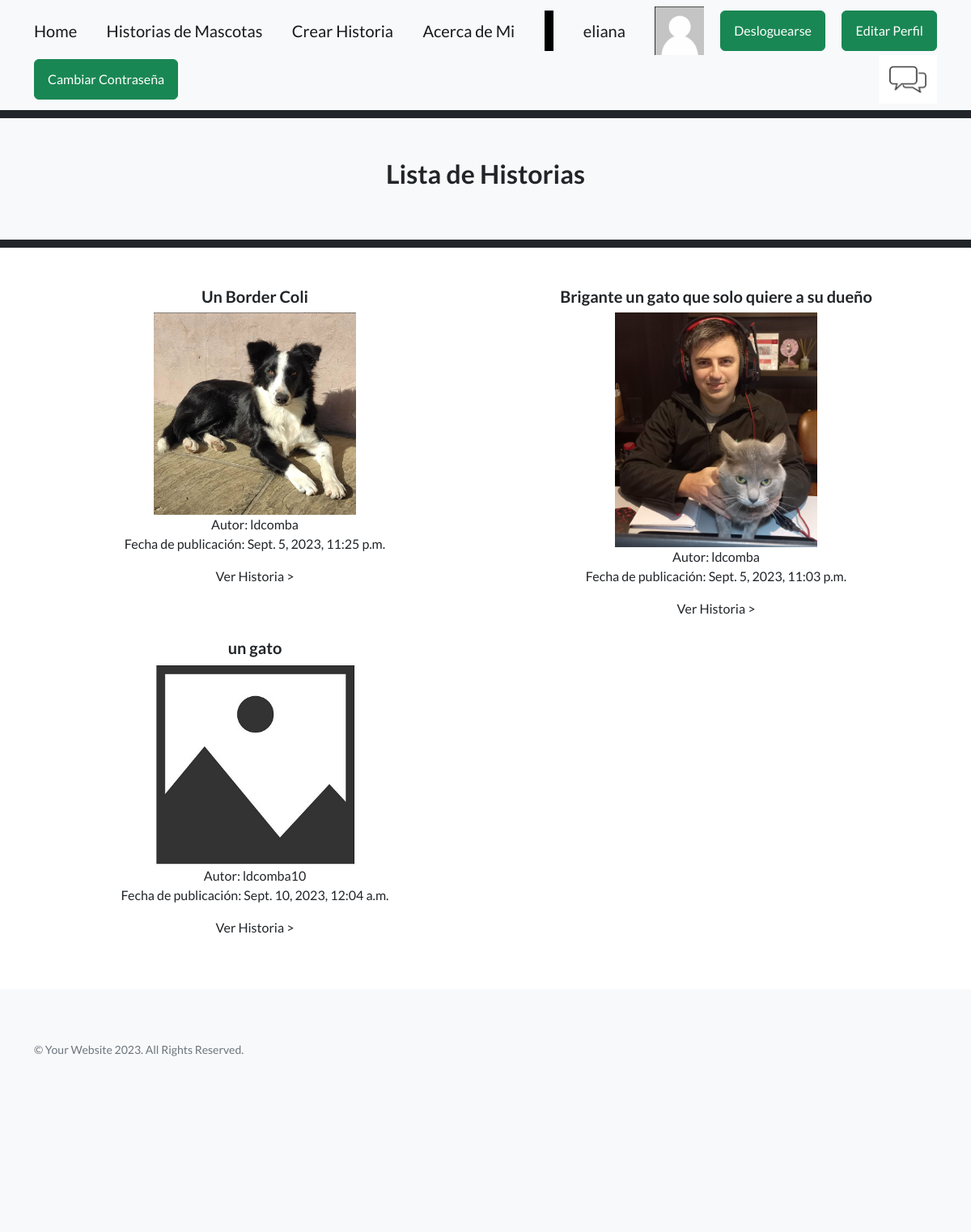
The app's page /AppPages/routePages/ (signed in) with its own data.
### AppPages/models.py (models this page shows, shortened)
class Mascota(models.Model):
    mascotaSeleccion= (
        ('gato','Gato'),
        ('perro','Perro'),
        ('pajaro','Pajaro'),
        ('pez','Pez'),
        ('otro','Otro')
    )
    autor=models.ForeignKey(User, on_delete=models.CASCADE,blank=False)
    mascota= models.CharField(max_length=50, choices=mascotaSeleccion, default='')
    nombreMascota=models.CharField(max_length=50, blank=False)
    titulo=models.CharField(max_length=50,blank=False)
    historia = models.TextField(
        validators=[MaxLengthValidator(limit_value=3200, message='La historia no puede superar 40 líneas.')],
        help_text="Ingresa la historia de la mascota (máximo 40 líneas)."
    )
    fechaPublicacion=models.DateTimeField(auto_now_add=True)
    imagenMascota = models.ImageField(null=True, blank=True, upload_to="imagenes/")
    class Meta:
        ordering = ['autor', '-fechaPublicacion']

### AppPages/views.py (the view)
# urls.py: path('routePages/',routePages,name="routePages"),
def routePages(request):
    if request.method=="POST":
        mascotasHistorias=Mascota.objects.all()
        historiaId = request.POST.get('historiaId')
        tipoDeModificacion = request.POST.get('tipoDeModificacion')
        mensaje="La historia de Id: " + historiaId  + " Fue eliminada"
        historia = Mascota.objects.get(id=historiaId)
        if tipoDeModificacion == "eliminar":
           historia.delete()
        elif tipoDeModificacion=="editar":
            formularioHistoria=MascotaForm(initial={"id":historiaId,"mascota":historia.mascota,"autor":historia.autor,"nombreMascota":historia.nombreMascota,"titulo":historia.titulo,"historia":historia.historia})
            return render (request, "07_editarHistoria.html",{"formulario":formularioHistoria,"avatar":obtenerAvatar(request)} )
    else:
        mascotasHistorias=Mascota.objects.all()
        if len(mascotasHistorias) == 0:
            mensaje= " Aún no hay historias"
        else:
            mensaje=""
    mascotasHistorias=Mascota.objects.all()
    return render(request, "03_routePages.html",{"mascotasHistorias":mascotasHistorias,"mensaje":mensaje,"avatar":obtenerAvatar(request)})

### AppPages/views.py (called while the page is built)
def obtenerAvatar(request):
    avatares = PerfilUsuario.objects.filter(Q(user=request.user.id) & Q(imagen__isnull=False) & ~Q(imagen=''))
    if len(avatares)!=0:
        return avatares[0].imagen.url
    else:
        return "/media/avatars/avatarpordefecto.png"

### AppPages/templates/03_routePages.html (shortened to what this page needs)
{% extends "00_padre.html" %}
{% load static %}
{% block titulo %} Lista de Historias {% endblock %}
{% block contenido_que_cambia %}
<div class="container text-center">
    <div class="row">
            {% for mascotaHistoria in mascotasHistorias %}
            <div class="col-sm-6 align-items-center">
                <div class="card-body">
                <h5>{{mascotaHistoria.titulo}}</h5>
                {% if  mascotaHistoria.imagenMascota  == "" %}
                    <img src="{% static 'AppPages/assets/img/noImage.jpg' %}" alt="avatar" style="width:250px;height:auto;" >
                {% else %}
                    <img src="{{ mascotaHistoria.imagenMascota.url }}" alt="avatar" width="250px" height="auto" />
                {% endif %}
                <br>
                Autor: {{mascotaHistoria.autor}}
                <br>
                <p>Fecha de publicación:  {{mascotaHistoria.fechaPublicacion}}</p>
                <a class="navbar-brand" href="{% url 'routePagesId' mascotaHistoria.id %}">Ver Historia ></a>
                <br>
                <br>
                </div>
            </div>
            {% endfor %}
            <br>
    </div>
</div>
{% endblock %}

### AppPages/templates/00_padre.html (shortened to what this page needs)
<!DOCTYPE html>
<html lang="en">
    <head>
        {% load static %}
        <link href="https://cdn.jsdelivr.net/npm/bootstrap-icons@1.5.0/font/bootstrap-icons.css" rel="stylesheet" type="text/css" />
        <link href="{% static 'AppPages/css/styles.css' %}" rel="stylesheet" />
    </head>
    <body>
        <nav class="navbar navbar-light bg-light static-top">
            <div class="container">
                <a class="navbar-brand" href="{% url 'home' %}">Home</a>
                <a class="navbar-brand" href="{% url 'routePages' %}"> Historias de Mascotas</a>
                <a class="navbar-brand" href="{% url 'crearHistoria' %}"> Crear Historia</a>
                <a class="navbar-brand" href="{% url 'aboutMe' %}">Acerca de Mi</a>
                <a class="navbar-brand text-black bg-black" style="height: 50px; line-height: 50px;">     1     </a>
                {% if user.is_authenticated %}
                <a class="navbar-brand">  {{ user.username }} </a>
                <img src="{{ avatar }}" alt="avatar" style="width:auto;height:60px;" >
                <a class="btn btn-success" href="{% url 'AppAccounts:logout' %}">Desloguearse</a>
                <a class="btn btn-success" href="{% url 'AppAccounts:editarPerfil' %}">Editar Perfil</a>
                <a class="btn btn-success" href="{% url 'AppAccounts:cambiarPass' %}">Cambiar Contraseña</a>
                <a href="{% url 'AppAccounts:chatRoom' %}">
                    <img src="{% static 'AppPages/assets/img/chatIcon.webp' %}" alt="Imagen de ejemplo" height="60px" width=auto>
                </a>
                {% else %}
                <a class="btn btn-success" href="{% url 'AppAccounts:login' %}">Loguearse</a>
                <a class="btn btn-success" href="{% url 'AppAccounts:register' %}">Registrarse</a>
                {% endif %}
            </div>
        </nav>
        <section class="footer bg-dark"
        style="height: 10px;">
        </section>
        <section class="footer bg-light"
        style="height: 50px;">
        </section>
        <section class="footer bg-light"
        style="height: 50px;">
            <div class="container position-relative">
                <div class="row justify-content-center">
                    <div class="col-xl-6 d-flex align-items-center justify-content-center text-center">
                        <h2 class="mb-4"> {% block titulo %} {% endblock %}</h2>
                    </div>
                </div>
            </div>
        </section>
        <section class="footer bg-light"
        style="height: 50px;">
        </section>
        <section class="footer bg-dark"
        style="height: 10px;">
        </section>
        <section class="footer bg-violeta-pastel"
        style="height: 40px;">
        </section>
        {% block contenido_que_cambia %}
        {% endblock %}
        <section class="footer bg-violeta-pastel"
        style="height: 40px;">
        </section>
        <footer class="footer bg-light"
        style="height: 300px;">
            <div class="container">
                <div class="row">
                    <div class="col-lg-6 h-100 text-center text-lg-start my-auto">
                        <p class="text-muted small mb-4 mb-lg-2">&copy; Your Website 2023. All Rights Reserved.</p>
                    </div>
                </div>
            </div>
        </footer>
    </body>
</html>

### records on screen
Mascota: titulo "Un Border Coli", imagenMascota (picture), autor "ldcomba", fechaPublicacion "Sept. 5, 2023, 11:25 p.m."
Mascota: titulo "Brigante un gato que solo quiere a su dueño", imagenMascota (picture), autor "ldcomba", fechaPublicacion "Sept. 5, 2023, 11:03 p.m."
Mascota: titulo "un gato", autor "ldcomba10", fechaPublicacion "Sept. 10, 2023, 12:04 a.m."

### other values on screen
{{ user.username }} "eliana"
